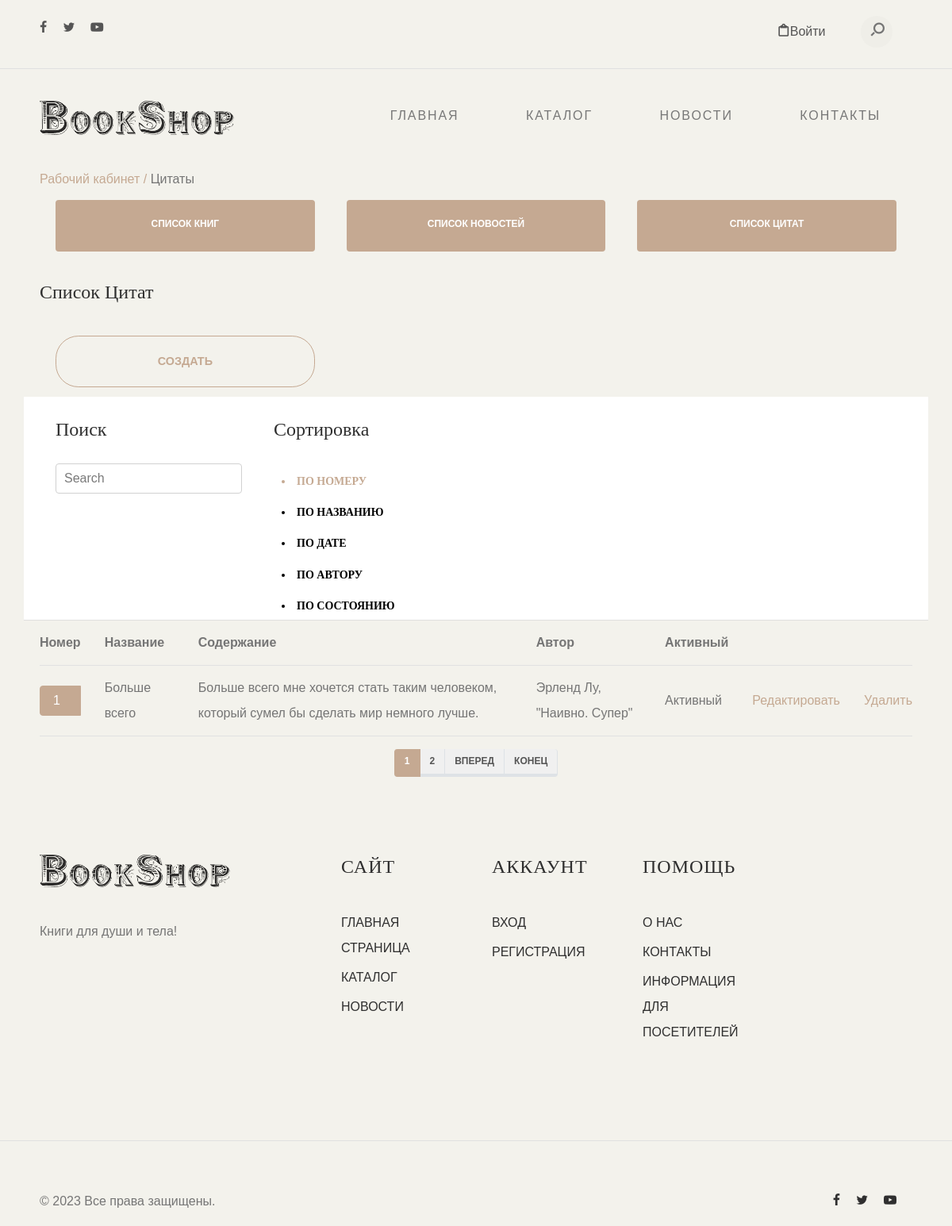
Before: /quotes_list/ with the older database file.
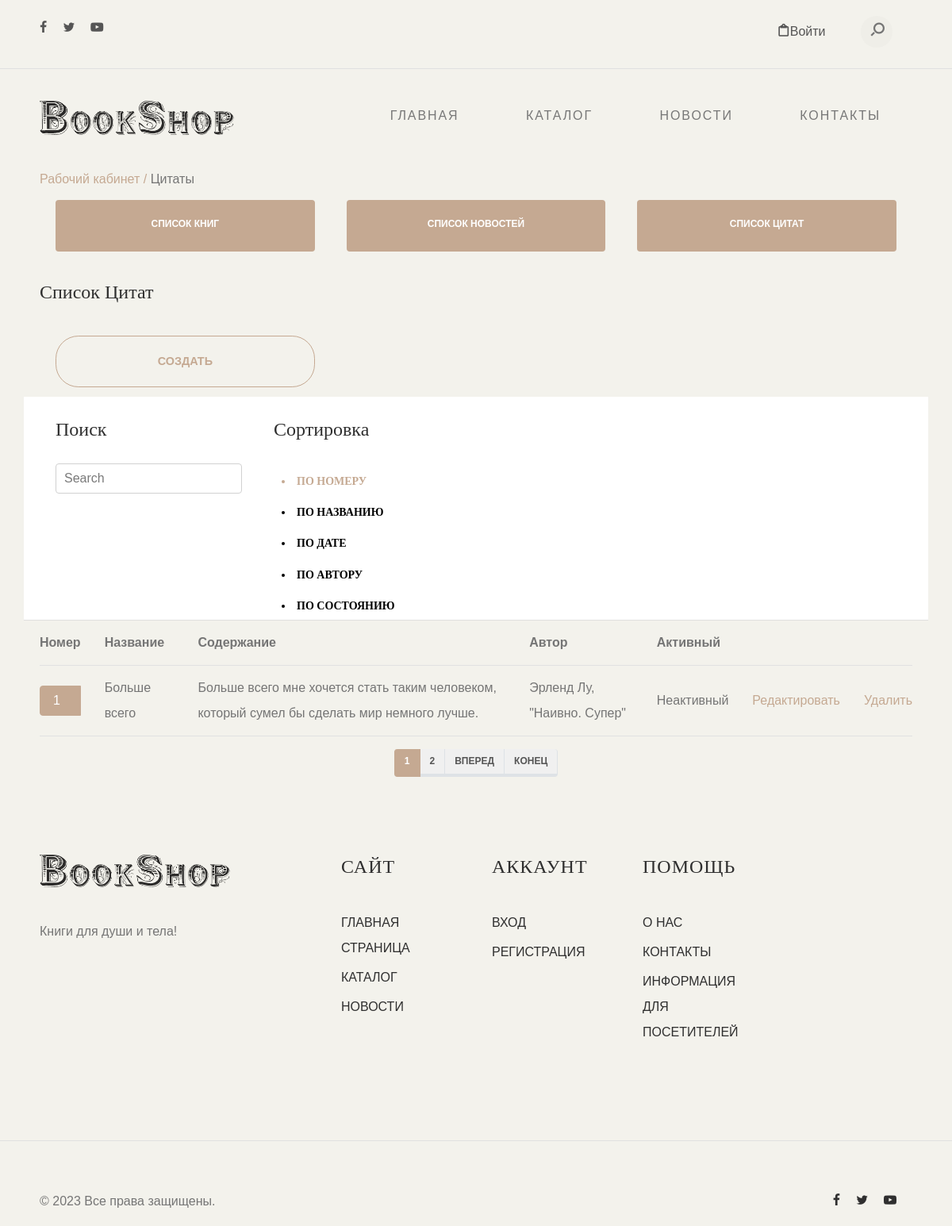
After: the same page with the newer database file.
### mainapp/models.py (models this page shows, shortened)
class Quote(models.Model):
    name = models.CharField(max_length=64)
    text = models.TextField()
    author = models.CharField(max_length=64)
    is_active = models.BooleanField(default=False)
    date_create = models.DateField(auto_now_add=True)
    date_update = models.DateField(auto_now=True)

### sellerapp/views.py (the view)
# urls.py: path('quotes_list/', quotes_list, name='quotes_list'),
def quotes_list(request):
    if "q_sort" not in request.session:
        request.session["q_sort"] = "id"
    if "q_search" not in request.session:
        request.session["q_search"] = ""
    q_order = request.GET.get('q_sort')
    if q_order:
        request.session["q_sort"] = q_order
    q_o_field = request.session["q_sort"]
    q_query = request.GET.get('q_q')
    stop = request.GET.get('stop_search')
    if stop:
        request.session["q_search"] = ""
    if q_query:
        request.session["q_search"] = q_query
        object_list = Quote.objects.filter(
            Q(name__iregex=q_query) | Q(text__iregex=q_query) | Q(author__iregex=q_query)).order_by(
            request.session["q_sort"])
    else:
        if request.session["q_search"] == "":
            object_list = Quote.objects.order_by(request.session["q_sort"])
        else:
            object_list = Quote.objects.filter(
                Q(name__iregex=request.session["q_search"]) | Q(text__iregex=request.session["q_search"]) | Q(author__iregex=request.session["q_search"])).order_by(request.session["q_sort"])
    m_q_field = request.session["q_search"]
    items_per_page = 1
    paginator = Paginator(object_list, items_per_page)
    page_number = request.GET.get('page', 1)
    try:
        page_obj = paginator.get_page(page_number)
    except PageNotAnInteger:
        page_obj = paginator.get_page(1)
    except EmptyPage:
        page_obj = paginator.get_page(paginator.num_pages)
    context = {'object_list': object_list, 'page_obj': page_obj, 'q_o_field': q_o_field, 'm_q_field': m_q_field}
    return render(request, 'sellerapp/quotes_list.html', context)

### sellerapp/templates/sellerapp/quotes_list.html (shortened to what this page needs)
{% extends 'mainapp/extends/base.html'%}
{% load static %}
{% block  content %}
<div id="header-wrap">
    {% include 'mainapp/includes/header.html'%}
    {% include 'mainapp/includes/menu.html'%}
</div>
<section>
    <div class="container">
        <div class="row">
            <div class="col-md-12">
                <div class="breadcrumbs">
                    <span class="item"><a href="{% url 'm_profile' %}">Рабочий кабинет /</a></span>
                    <span class="item">Цитаты</span>
                </div>
            </div>
        </div>
    </div>
</section>
<section>
    <div class="container">
        <div class="row">
            <div class="col-md-12">
                <div class="col-md-4">
                    <a href="{% url 'products_list' %}">
                        <button type="button" class="btn btn-accent btn-full">Список книг</button>
                    </a>
                </div>
                <div class="col-md-4">
                    <a href="{% url 'news_list' %}">
                        <button type="button" class="btn btn-accent btn-full">Список новостей</button>
                    </a>
                </div>
                <div class="col-md-4">
                    <a href="{% url 'quotes_list' %}">
                        <button type="button" class="btn btn-accent btn-full">Список цитат</button>
                    </a>
                </div>
            </div>
        </div>
    </div>
</section>
<section>
    <div class="container">
        <div class="row">
            <div class="col-md-12">
                <h2>Список цитат</h2>
            </div>
        </div>
    </div>
</section>
<section>
    <div class="container">
        <div class="row">
            <div class="col-md-12">
                <div class="col-md-4">
                    <a href="{% url 'quote_create' %}">
                        <button type="button" class="btn btn-xlarge btn-outline-accent btn-pill btn-full">Создать</button>
                    </a>
                </div>
            </div>
        </div>
    </div>
</section>
<section>
    <div class="container">
        <div class="row accordion-item">
            <div class="col-md-12">
                <div class="col-md-3">
                    <div class="colored">
                        <h2>Поиск</h2>
                    </div>
                    <form method="get" class="search-box" action="{% url 'quotes_list' %}">
                        <input name="q_q" value="{{ request.GET.q_q }}"
                               class="search-field text search-input col-md-12 col-sm-12 col-xs-12" placeholder="Search"
                               type="search">
                    </form>
                </div>
                <div class="col-md-3">
                    <div class="colored">
                        <h2>Сортировка</h2>
                        <form style="height: 30px;" method="get" action="{% url 'quotes_list' %}">
                            <button class="{% if q_o_field == 'id' %} btn-text  {% else %} btn-text-f {% endif %}" name="q_sort" value="id">
                                <li>По номеру</li>
                            </button>
                        </form>
                        <form style="height: 30px;" method="get" action="{% url 'quotes_list' %}">
                            <button class="{% if q_o_field == 'name' %} btn-text  {% else %} btn-text-f {% endif %}" name="q_sort" value="name">
                                <li>По названию</li>
                            </button>
                        </form>
                        <form style="height: 30px;" method="get" action="{% url 'quotes_list' %}">
                            <button class="{% if q_o_field == 'date_create' %} btn-text  {% else %} btn-text-f {% endif %}" name="q_sort" value="date_create">
                                <li>По дате</li>
                            </button>
                        </form>
                        <form style="height: 30px;" method="get" action="{% url 'quotes_list' %}">
                            <button class="{% if q_o_field == 'author' %} btn-text  {% else %} btn-text-f {% endif %}" name="q_sort" value="author">
                                <li>По автору</li>
                            </button>
                        </form>
                        <form style="height: 30px;" method="get" action="{% url 'quotes_list' %}">
                            <button class="{% if q_o_field == '-is_active' %} btn-text  {% else %} btn-text-f {% endif %}" name="q_sort" value="-is_active">
                                <li>По состоянию</li>
                            </button>
                        </form>
                    </div>
                </div>
            </div>
        </div>
        <table class="u-full-width">
            <thead>
            <tr>
                <th>Номер</th>
                <th>Название</th>
                <th>Содержание</th>
                <th>Автор</th>
                <th>Активный</th>
                <th></th>
                <th></th>
            </tr>
            </thead>
            <tbody>
            {% if page_obj.object_list %}
                {% for quote in page_obj.object_list %}
                    <tr>
                        <td class="page-item active"><a href="{% url 'm_quote_detail' quote.id%}" class="page-link nav-link"
                        >{{ quote.id }}</a></td>
                        <td> {{ quote.name }} </td>
                        <td> {{ quote.text }} </td>
                        <td> {{ quote.author }} </td>
                        <td>
                            {% if quote.is_active %}
                                Активный
                            {% else %}
                                Неактивный
                            {% endif %}
                        </td>
                        <td>
                            <a href="{% url 'quote_edit' quote.id %}" class="btn-black">Редактировать</a>
                        </td>
                        <td>
                            <a href="{% url 'quote_delete' quote.id %}" class="btn-black">Удалить</a>
                        </td>
                    </tr>
                {% endfor %}
            {% endif %}
            </tbody>
        </table>
    </div>
</section>
{% include 'mainapp/includes/pagination.html'%}
{% include 'mainapp/includes/footer.html'%}
{% endblock %}

Changed rows visible on the page:
changed Quote "Больше всего": is_active "Активный" → "Неактивный"
